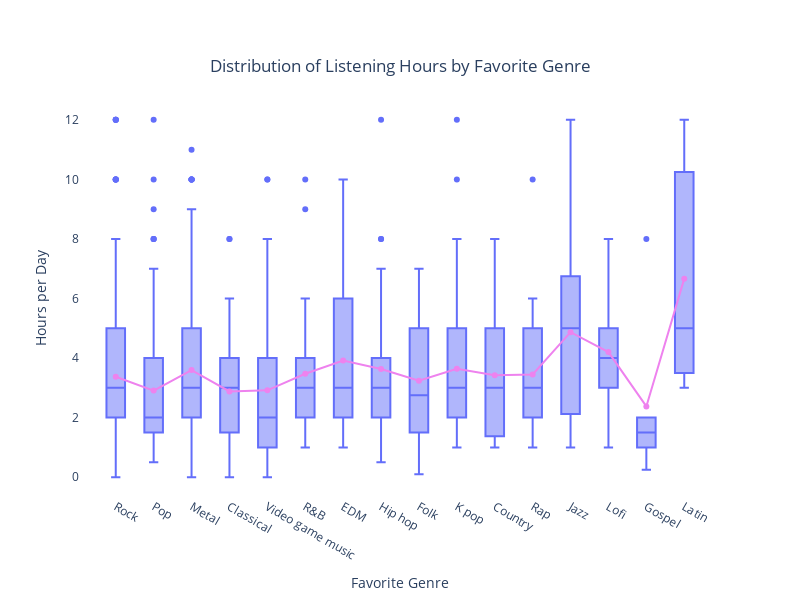

Here is the notebook cell this chart was saved with:
### Code cell
'''Distribution of Listening Hours by Favorite Genre'''
fig6 = px.box(survey, x='Fav genre', y='Hours per day',
                  title='Distribution of Listening Hours by Favorite Genre',
                  labels={'Fav genre': 'Favorite Genre', 'Hours per day': 'Hours per Day'}
)
fig6.update_traces(boxmean=False)

fig6.update_layout(
    width=800, height=600,
    title_x=0.5, title_y=0.9,
    plot_bgcolor='white',
    showlegend=False
)

fig6.update_xaxes(categoryorder='array', categoryarray=genre_count.index)

LH_mean = dict(survey.groupby(survey['Fav genre'])['Hours per day'].mean())
LHmean_by_genre = {}

for i in genre_count.index:
    LHmean_by_genre[i] = LH_mean[i] 
    
fig6.add_trace(
    go.Scatter(x=list(LHmean_by_genre.keys()), 
               y=list(LHmean_by_genre.values()),
               mode='lines+markers', name='Mean Hours', 
               marker=dict(color='violet')
              ))

fig6.show()

### Figure 1 — Plotly figure (JSON) as saved in the notebook; plotly's stock layout.template omitted (floating-point values rounded to 4 significant figures; data arrays with more than 128 entries replaced by an {"elided": "..."} marker saying what was removed)
{"data": [{"alignmentgroup": "True", "boxmean": false, "hovertemplate": "Favorite Genre=%{x}<br>Hours per Day=%{y}<extra></extra>", "legendgroup": "", "marker": {"color": "#636efa"}, "name": "", "notched": false, "offsetgroup": "", "orientation": "v", "showlegend": false, "type": "box", "x": {"elided": "725 str values"}, "x0": " ", "xaxis": "x", "y": {"elided": "725 float values"}, "y0": " ", "yaxis": "y"}, {"marker": {"color": "violet"}, "mode": "lines+markers", "name": "Mean Hours", "type": "scatter", "x": ["Rock", "Pop", "Metal", "Classical", "Video game music", "R&B", "EDM", "Hip hop", "Folk", "K pop", "Country", "Rap", "Jazz", "Lofi", "Gospel", "Latin"], "y": [3.374, 2.908, 3.597, 2.88, 2.915, 3.471, 3.914, 3.632, 3.237, 3.64, 3.42, 3.45, 4.868, 4.2, 2.375, 6.667]}], "layout": {"boxmode": "group", "height": 600, "legend": {"tracegroupgap": 0}, "plot_bgcolor": "white", "showlegend": false, "title": {"text": "Distribution of Listening Hours by Favorite Genre", "x": 0.5, "y": 0.9}, "width": 800, "xaxis": {"anchor": "y", "categoryarray": ["Rock", "Pop", "Metal", "Classical", "Video game music", "R&B", "EDM", "Hip hop", "Folk", "K pop", "Country", "Rap", "Jazz", "Lofi", "Gospel", "Latin"], "categoryorder": "array", "domain": [0, 1], "title": {"text": "Favorite Genre"}}, "yaxis": {"anchor": "x", "domain": [0, 1], "title": {"text": "Hours per Day"}}}}
